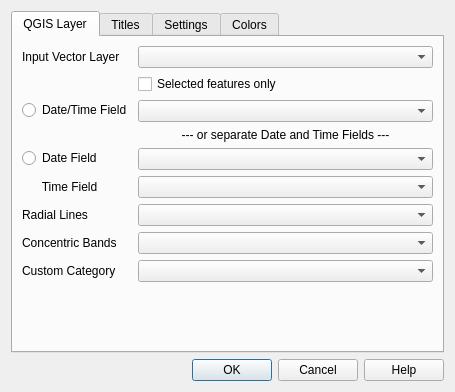
<?xml version="1.0" encoding="UTF-8"?>
<ui version="4.0">
 <class>Dialog</class>
 <widget class="QDialog" name="Dialog">
  <property name="geometry">
   <rect>
    <x>0</x>
    <y>0</y>
    <width>455</width>
    <height>392</height>
   </rect>
  </property>
  <property name="windowTitle">
   <string>D3 Circular Date/Time Heatmap</string>
  </property>
  <layout class="QVBoxLayout" name="verticalLayout">
   <item>
    <widget class="QTabWidget" name="tabWidget">
     <property name="currentIndex">
      <number>0</number>
     </property>
     <widget class="QWidget" name="qgis_layer">
      <attribute name="title">
       <string>QGIS Layer</string>
      </attribute>
      <layout class="QVBoxLayout" name="verticalLayout_2">
       <item>
        <layout class="QFormLayout" name="formLayout">
         <property name="fieldGrowthPolicy">
          <enum>QFormLayout::AllNonFixedFieldsGrow</enum>
         </property>
         <item row="0" column="0">
          <widget class="QLabel" name="label">
           <property name="text">
            <string>Input Vector Layer</string>
           </property>
          </widget>
         </item>
         <item row="2" column="0">
          <widget class="QRadioButton" name="dtRadioButton">
           <property name="text">
            <string>Date/Time Field</string>
           </property>
          </widget>
         </item>
         <item row="4" column="1">
          <widget class="QLabel" name="label_2">
           <property name="text">
            <string>--- or separate Date and Time Fields ---</string>
           </property>
           <property name="alignment">
            <set>Qt::AlignCenter</set>
           </property>
          </widget>
         </item>
         <item row="5" column="0">
          <widget class="QRadioButton" name="notdtRadioButton">
           <property name="text">
            <string>Date Field</string>
           </property>
          </widget>
         </item>
         <item row="6" column="0">
          <widget class="QLabel" name="label_3">
           <property name="text">
            <string>      Time Field</string>
           </property>
          </widget>
         </item>
         <item row="7" column="0">
          <widget class="QLabel" name="label_4">
           <property name="text">
            <string>Radial Lines</string>
           </property>
          </widget>
         </item>
         <item row="7" column="1">
          <widget class="QComboBox" name="radialComboBox"/>
         </item>
         <item row="8" column="0">
          <widget class="QLabel" name="label_5">
           <property name="text">
            <string>Concentric Bands</string>
           </property>
          </widget>
         </item>
         <item row="8" column="1">
          <widget class="QComboBox" name="circleComboBox"/>
         </item>
         <item row="9" column="0">
          <widget class="QLabel" name="label_18">
           <property name="text">
            <string>Custom Category</string>
           </property>
          </widget>
         </item>
         <item row="0" column="1">
          <widget class="QgsMapLayerComboBox" name="layerComboBox"/>
         </item>
         <item row="2" column="1">
          <widget class="QgsFieldComboBox" name="dtComboBox"/>
         </item>
         <item row="5" column="1">
          <widget class="QgsFieldComboBox" name="dateComboBox"/>
         </item>
         <item row="6" column="1">
          <widget class="QgsFieldComboBox" name="timeComboBox"/>
         </item>
         <item row="9" column="1">
          <widget class="QgsFieldComboBox" name="categoryComboBox"/>
         </item>
         <item row="1" column="1">
          <widget class="QCheckBox" name="selectedOnlyCheckBox">
           <property name="text">
            <string>Selected features only</string>
           </property>
          </widget>
         </item>
        </layout>
       </item>
      </layout>
     </widget>
     <widget class="QWidget" name="titles">
      <attribute name="title">
       <string>Titles</string>
      </attribute>
      <layout class="QVBoxLayout" name="verticalLayout_3">
       <item>
        <widget class="QLabel" name="label_6">
         <property name="font">
          <font>
           <weight>50</weight>
           <bold>false</bold>
          </font>
         </property>
         <property name="text">
          <string>Chart Title</string>
         </property>
        </widget>
       </item>
       <item>
        <widget class="QLineEdit" name="titleEdit"/>
       </item>
       <item>
        <widget class="QLabel" name="label_12">
         <property name="text">
          <string>Legend Title</string>
         </property>
        </widget>
       </item>
       <item>
        <widget class="QLineEdit" name="legendEdit">
         <property name="text">
          <string>Legend</string>
         </property>
        </widget>
       </item>
       <item>
        <widget class="QLabel" name="label_9">
         <property name="text">
          <string>Mouse Over Prefix</string>
         </property>
        </widget>
       </item>
       <item>
        <widget class="QLineEdit" name="dataValueLabelEdit">
         <property name="text">
          <string>Incident count:</string>
         </property>
        </widget>
       </item>
       <item>
        <widget class="QCheckBox" name="legendCheckBox">
         <property name="text">
          <string>Show Legend</string>
         </property>
         <property name="checked">
          <bool>true</bool>
         </property>
        </widget>
       </item>
       <item>
        <widget class="QCheckBox" name="showValuesCheckBox">
         <property name="text">
          <string>Show mouse over histogram values</string>
         </property>
         <property name="checked">
          <bool>true</bool>
         </property>
        </widget>
       </item>
       <item>
        <spacer name="verticalSpacer">
         <property name="orientation">
          <enum>Qt::Vertical</enum>
         </property>
         <property name="sizeHint" stdset="0">
          <size>
           <width>20</width>
           <height>40</height>
          </size>
         </property>
        </spacer>
       </item>
      </layout>
     </widget>
     <widget class="QWidget" name="settings">
      <attribute name="title">
       <string>Settings</string>
      </attribute>
      <layout class="QVBoxLayout" name="verticalLayout_4">
       <item>
        <widget class="QGroupBox" name="groupBox1">
         <property name="title">
          <string>Chart Settings</string>
         </property>
         <layout class="QVBoxLayout" name="verticalLayout_6">
          <item>
           <layout class="QFormLayout" name="formLayout_2">
            <item row="0" column="0">
             <widget class="QLabel" name="label_7">
              <property name="text">
               <string>Inner radius</string>
              </property>
             </widget>
            </item>
            <item row="0" column="1">
             <widget class="QLineEdit" name="innerRadiusEdit">
              <property name="text">
               <string>25</string>
              </property>
             </widget>
            </item>
            <item row="1" column="0">
             <widget class="QLabel" name="label_8">
              <property name="text">
               <string>Band height</string>
              </property>
             </widget>
            </item>
            <item row="1" column="1">
             <widget class="QLineEdit" name="bandHeightEdit">
              <property name="text">
               <string>16</string>
              </property>
             </widget>
            </item>
           </layout>
          </item>
          <item>
           <widget class="QCheckBox" name="radialLabelCheckBox">
            <property name="text">
             <string>Show radial labels</string>
            </property>
            <property name="checked">
             <bool>true</bool>
            </property>
           </widget>
          </item>
          <item>
           <widget class="QCheckBox" name="bandLabelCheckBox">
            <property name="text">
             <string>Show band labels</string>
            </property>
            <property name="checked">
             <bool>true</bool>
            </property>
           </widget>
          </item>
         </layout>
        </widget>
       </item>
       <item>
        <widget class="QGroupBox" name="groupBox">
         <property name="title">
          <string>Legend Settings</string>
         </property>
         <layout class="QVBoxLayout" name="verticalLayout_6">
          <item>
           <layout class="QFormLayout" name="formLayout_4">
            <item row="0" column="0">
             <widget class="QLabel" name="label_13">
              <property name="text">
               <string>Maximum Legend Height</string>
              </property>
             </widget>
            </item>
            <item row="1" column="0">
             <widget class="QLabel" name="label_14">
              <property name="text">
               <string>Legend Width</string>
              </property>
             </widget>
            </item>
            <item row="0" column="1">
             <widget class="QLineEdit" name="legendHeightEdit">
              <property name="text">
               <string>300</string>
              </property>
             </widget>
            </item>
            <item row="1" column="1">
             <widget class="QLineEdit" name="legendWidthEdit">
              <property name="text">
               <string>30</string>
              </property>
             </widget>
            </item>
            <item row="2" column="0">
             <widget class="QLabel" name="label_15">
              <property name="text">
               <string>Legend Box Width</string>
              </property>
             </widget>
            </item>
            <item row="2" column="1">
             <widget class="QLineEdit" name="legendBoxWidthEdit">
              <property name="text">
               <string>200</string>
              </property>
             </widget>
            </item>
           </layout>
          </item>
         </layout>
        </widget>
       </item>
       <item>
        <spacer name="verticalSpacer_2">
         <property name="orientation">
          <enum>Qt::Vertical</enum>
         </property>
         <property name="sizeHint" stdset="0">
          <size>
           <width>20</width>
           <height>40</height>
          </size>
         </property>
        </spacer>
       </item>
      </layout>
     </widget>
     <widget class="QWidget" name="colormap">
      <attribute name="title">
       <string>Colors</string>
      </attribute>
      <layout class="QVBoxLayout" name="verticalLayout_5">
       <item>
        <widget class="QLabel" name="label_16">
         <property name="text">
          <string>Heatmap Color Ramp</string>
         </property>
        </widget>
       </item>
       <item>
        <layout class="QHBoxLayout" name="horizontalLayout">
         <item>
          <widget class="QLabel" name="label_10">
           <property name="text">
            <string>Start Color</string>
           </property>
          </widget>
         </item>
         <item>
          <widget class="QgsColorButton" name="startColor">
           <property name="color">
            <color>
             <red>255</red>
             <green>255</green>
             <blue>255</blue>
            </color>
           </property>
          </widget>
         </item>
         <item>
          <widget class="QLabel" name="label_11">
           <property name="text">
            <string>End Color</string>
           </property>
          </widget>
         </item>
         <item>
          <widget class="QgsColorButton" name="endColor">
           <property name="color">
            <color>
             <red>255</red>
             <green>0</green>
             <blue>0</blue>
            </color>
           </property>
          </widget>
         </item>
         <item>
          <spacer name="horizontalSpacer">
           <property name="orientation">
            <enum>Qt::Horizontal</enum>
           </property>
           <property name="sizeHint" stdset="0">
            <size>
             <width>40</width>
             <height>20</height>
            </size>
           </property>
          </spacer>
         </item>
        </layout>
       </item>
       <item>
        <layout class="QHBoxLayout" name="horizontalLayout_2">
         <item>
          <widget class="QLabel" name="label_17">
           <property name="text">
            <string>No Data Color </string>
           </property>
          </widget>
         </item>
         <item>
          <widget class="QgsColorButton" name="noDataColorSelector">
           <property name="color">
            <color>
             <red>240</red>
             <green>240</green>
             <blue>240</blue>
            </color>
           </property>
          </widget>
         </item>
         <item>
          <spacer name="horizontalSpacer_2">
           <property name="orientation">
            <enum>Qt::Horizontal</enum>
           </property>
           <property name="sizeHint" stdset="0">
            <size>
             <width>40</width>
             <height>20</height>
            </size>
           </property>
          </spacer>
         </item>
        </layout>
       </item>
       <item>
        <spacer name="verticalSpacer_3">
         <property name="orientation">
          <enum>Qt::Vertical</enum>
         </property>
         <property name="sizeHint" stdset="0">
          <size>
           <width>20</width>
           <height>40</height>
          </size>
         </property>
        </spacer>
       </item>
      </layout>
     </widget>
    </widget>
   </item>
   <item>
    <widget class="QDialogButtonBox" name="buttonBox">
     <property name="orientation">
      <enum>Qt::Horizontal</enum>
     </property>
     <property name="standardButtons">
      <set>QDialogButtonBox::Cancel|QDialogButtonBox::Help|QDialogButtonBox::Ok</set>
     </property>
    </widget>
   </item>
  </layout>
 </widget>
 <customwidgets>
  <customwidget>
   <class>QgsColorButton</class>
   <extends>QToolButton</extends>
   <header>qgscolorbutton.h</header>
  </customwidget>
  <customwidget>
   <class>QgsFieldComboBox</class>
   <extends>QComboBox</extends>
   <header>qgsfieldcombobox.h</header>
  </customwidget>
  <customwidget>
   <class>QgsMapLayerComboBox</class>
   <extends>QComboBox</extends>
   <header>qgsmaplayercombobox.h</header>
  </customwidget>
 </customwidgets>
 <resources/>
 <connections>
  <connection>
   <sender>buttonBox</sender>
   <signal>accepted()</signal>
   <receiver>Dialog</receiver>
   <slot>accept()</slot>
   <hints>
    <hint type="sourcelabel">
     <x>248</x>
     <y>254</y>
    </hint>
    <hint type="destinationlabel">
     <x>157</x>
     <y>274</y>
    </hint>
   </hints>
  </connection>
  <connection>
   <sender>buttonBox</sender>
   <signal>rejected()</signal>
   <receiver>Dialog</receiver>
   <slot>reject()</slot>
   <hints>
    <hint type="sourcelabel">
     <x>316</x>
     <y>260</y>
    </hint>
    <hint type="destinationlabel">
     <x>286</x>
     <y>274</y>
    </hint>
   </hints>
  </connection>
 </connections>
</ui>
